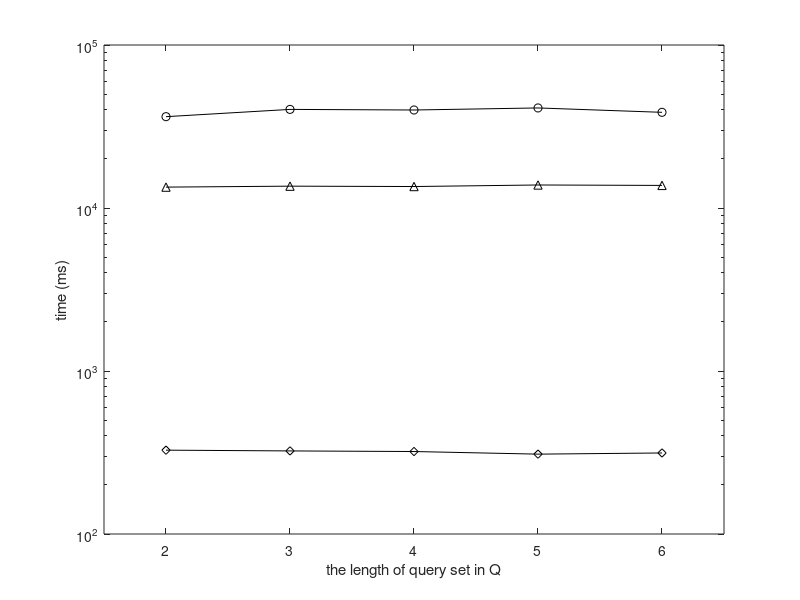

Source code (MATLAB): (Note: this script raises an error after producing the figure.)
set(gcf,'color',[1, 1, 1]);
set(gcf,'unit','centimeters','position',[10 5 9 7]);

x=[1, 2, 3, 4, 5];
y1 = [13432.601710089999 13614.38845903	13543.553310390002	13842.78493123	13758.51194286];
y2 = [36336.67515819 40265.0880997 	39924.88111317	41101.83709054	38636.50744126];
y3 = [326.86276739 323.37266381	320.62223059	309.01563559	314.14727198];

p1= semilogy(x, y1, '-k^');
hold on;
p2 = semilogy(x, y2, '-ko');
hold on;
p3 = semilogy(x, y3, '-kd');

xlabel('the length of query set in Q');
ylabel('time (ms)');

axis([0.5 5.5 100.0 100000]);

set(gca, 'xtick', 1:5, 'XTickLabel', {'2','3','4','5','6'});
leg=legend('basic-g-v2','basic-w-v2','MDec', 2);
set(leg,'edgecolor','white');

set(gca, 'FontSize', 12);
set(get(gca, 'XLabel'), 'FontSize',12);
set(get(gca, 'YLabel'), 'FontSize',12);
set(findall(gcf,'type','line'),'linewidth',1.5);
set(gca, 'LineWidth', 1.5);
